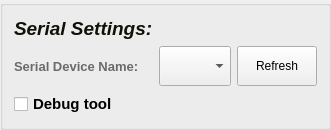
      <widget class="QGroupBox" name="SerialBox">
       <property name="sizePolicy">
        <sizepolicy hsizetype="Expanding" vsizetype="Expanding">
         <horstretch>0</horstretch>
         <verstretch>0</verstretch>
        </sizepolicy>
       </property>
       <property name="minimumSize">
        <size>
         <width>0</width>
         <height>0</height>
        </size>
       </property>
       <property name="maximumSize">
        <size>
         <width>16777215</width>
         <height>800</height>
        </size>
       </property>
       <property name="title">
        <string/>
       </property>
       <layout class="QGridLayout" name="gridLayout_2">
        <item row="1" column="2">
         <widget class="QPushButton" name="ComRefresh">
          <property name="minimumSize">
           <size>
            <width>0</width>
            <height>40</height>
           </size>
          </property>
          <property name="text">
           <string>Refresh</string>
          </property>
         </widget>
        </item>
        <item row="1" column="1">
         <widget class="QComboBox" name="comboBoxSerial">
          <property name="minimumSize">
           <size>
            <width>0</width>
            <height>40</height>
           </size>
          </property>
         </widget>
        </item>
        <item row="3" column="0">
         <widget class="QCheckBox" name="debugCheckBox">
          <property name="font">
           <font>
            <pointsize>11</pointsize>
            <weight>75</weight>
            <bold>true</bold>
           </font>
          </property>
          <property name="text">
           <string>Debug tool</string>
          </property>
         </widget>
        </item>
        <item row="1" column="0">
         <widget class="QLabel" name="label_6">
          <property name="maximumSize">
           <size>
            <width>200</width>
            <height>16777215</height>
           </size>
          </property>
          <property name="palette">
           <palette>
            <active>
             <colorrole role="WindowText">
              <brush brushstyle="SolidPattern">
               <color alpha="255">
                <red>106</red>
                <green>106</green>
                <blue>106</blue>
               </color>
              </brush>
             </colorrole>
            </active>
            <inactive>
             <colorrole role="WindowText">
              <brush brushstyle="SolidPattern">
               <color alpha="255">
                <red>106</red>
                <green>106</green>
                <blue>106</blue>
               </color>
              </brush>
             </colorrole>
            </inactive>
            <disabled>
             <colorrole role="WindowText">
              <brush brushstyle="SolidPattern">
               <color alpha="96">
                <red>164</red>
                <green>166</green>
                <blue>168</blue>
               </color>
              </brush>
             </colorrole>
            </disabled>
           </palette>
          </property>
          <property name="font">
           <font>
            <pointsize>10</pointsize>
            <weight>75</weight>
            <bold>true</bold>
           </font>
          </property>
          <property name="text">
           <string>Serial Device Name:</string>
          </property>
         </widget>
        </item>
        <item row="0" column="0">
         <widget class="QLabel" name="label">
          <property name="maximumSize">
           <size>
            <width>16777215</width>
            <height>60</height>
           </size>
          </property>
          <property name="palette">
           <palette>
            <active>
             <colorrole role="WindowText">
              <brush brushstyle="SolidPattern">
               <color alpha="255">
                <red>17</red>
                <green>17</green>
                <blue>8</blue>
               </color>
              </brush>
             </colorrole>
             <colorrole role="Button">
              <brush brushstyle="SolidPattern">
               <color alpha="255">
                <red>255</red>
                <green>255</green>
                <blue>255</blue>
               </color>
              </brush>
             </colorrole>
             <colorrole role="Light">
              <brush brushstyle="SolidPattern">
               <color alpha="255">
                <red>255</red>
                <green>255</green>
                <blue>255</blue>
               </color>
              </brush>
             </colorrole>
             <colorrole role="Midlight">
              <brush brushstyle="SolidPattern">
               <color alpha="255">
                <red>255</red>
                <green>255</green>
                <blue>255</blue>
               </color>
              </brush>
             </colorrole>
             <colorrole role="Dark">
              <brush brushstyle="SolidPattern">
               <color alpha="255">
                <red>127</red>
                <green>127</green>
                <blue>127</blue>
               </color>
              </brush>
             </colorrole>
             <colorrole role="Mid">
              <brush brushstyle="SolidPattern">
               <color alpha="255">
                <red>170</red>
                <green>170</green>
                <blue>170</blue>
               </color>
              </brush>
             </colorrole>
             <colorrole role="Text">
              <brush brushstyle="SolidPattern">
               <color alpha="255">
                <red>255</red>
                <green>255</green>
                <blue>127</blue>
               </color>
              </brush>
             </colorrole>
             <colorrole role="BrightText">
              <brush brushstyle="SolidPattern">
               <color alpha="255">
                <red>255</red>
                <green>255</green>
                <blue>255</blue>
               </color>
              </brush>
             </colorrole>
             <colorrole role="ButtonText">
              <brush brushstyle="SolidPattern">
               <color alpha="255">
                <red>255</red>
                <green>255</green>
                <blue>127</blue>
               </color>
              </brush>
             </colorrole>
             <colorrole role="Base">
              <brush brushstyle="SolidPattern">
               <color alpha="255">
                <red>255</red>
                <green>255</green>
                <blue>255</blue>
               </color>
              </brush>
             </colorrole>
             <colorrole role="Window">
              <brush brushstyle="SolidPattern">
               <color alpha="255">
                <red>255</red>
                <green>255</green>
                <blue>255</blue>
               </color>
              </brush>
             </colorrole>
             <colorrole role="Shadow">
              <brush brushstyle="SolidPattern">
               <color alpha="255">
                <red>0</red>
                <green>0</green>
                <blue>0</blue>
               </color>
              </brush>
             </colorrole>
             <colorrole role="AlternateBase">
              <brush brushstyle="SolidPattern">
               <color alpha="255">
                <red>255</red>
                <green>255</green>
                <blue>255</blue>
               </color>
              </brush>
             </colorrole>
             <colorrole role="ToolTipBase">
              <brush brushstyle="SolidPattern">
               <color alpha="255">
                <red>255</red>
                <green>255</green>
                <blue>220</blue>
               </color>
              </brush>
             </colorrole>
             <colorrole role="ToolTipText">
              <brush brushstyle="SolidPattern">
               <color alpha="255">
                <red>0</red>
                <green>0</green>
                <blue>0</blue>
               </color>
              </brush>
             </colorrole>
             <colorrole role="PlaceholderText">
              <brush brushstyle="NoBrush">
               <color alpha="128">
                <red>255</red>
                <green>255</green>
                <blue>127</blue>
               </color>
              </brush>
             </colorrole>
            </active>
            <inactive>
             <colorrole role="WindowText">
              <brush brushstyle="SolidPattern">
               <color alpha="255">
                <red>17</red>
                <green>17</green>
                <blue>8</blue>
               </color>
              </brush>
             </colorrole>
             <colorrole role="Button">
              <brush brushstyle="SolidPattern">
               <color alpha="255">
                <red>255</red>
                <green>255</green>
                <blue>255</blue>
               </color>
              </brush>
             </colorrole>
             <colorrole role="Light">
              <brush brushstyle="SolidPattern">
               <color alpha="255">
                <red>255</red>
                <green>255</green>
                <blue>255</blue>
               </color>
              </brush>
             </colorrole>
             <colorrole role="Midlight">
              <brush brushstyle="SolidPattern">
               <color alpha="255">
                <red>255</red>
                <green>255</green>
                <blue>255</blue>
               </color>
              </brush>
             </colorrole>
             <colorrole role="Dark">
              <brush brushstyle="SolidPattern">
               <color alpha="255">
                <red>127</red>
                <green>127</green>
                <blue>127</blue>
               </color>
              </brush>
             </colorrole>
             <colorrole role="Mid">
              <brush brushstyle="SolidPattern">
               <color alpha="255">
                <red>170</red>
                <green>170</green>
                <blue>170</blue>
               </color>
              </brush>
             </colorrole>
             <colorrole role="Text">
              <brush brushstyle="SolidPattern">
               <color alpha="255">
                <red>255</red>
                <green>255</green>
                <blue>127</blue>
               </color>
              </brush>
             </colorrole>
             <colorrole role="BrightText">
              <brush brushstyle="SolidPattern">
               <color alpha="255">
                <red>255</red>
                <green>255</green>
                <blue>255</blue>
               </color>
              </brush>
             </colorrole>
             <colorrole role="ButtonText">
              <brush brushstyle="SolidPattern">
               <color alpha="255">
                <red>255</red>
                <green>255</green>
                <blue>127</blue>
               </color>
              </brush>
             </colorrole>
             <colorrole role="Base">
              <brush brushstyle="SolidPattern">
               <color alpha="255">
                <red>255</red>
                <green>255</green>
                <blue>255</blue>
               </color>
              </brush>
             </colorrole>
             <colorrole role="Window">
              <brush brushstyle="SolidPattern">
               <color alpha="255">
                <red>255</red>
                <green>255</green>
                <blue>255</blue>
               </color>
              </brush>
             </colorrole>
             <colorrole role="Shadow">
              <brush brushstyle="SolidPattern">
               <color alpha="255">
                <red>0</red>
                <green>0</green>
                <blue>0</blue>
               </color>
              </brush>
             </colorrole>
             <colorrole role="AlternateBase">
              <brush brushstyle="SolidPattern">
               <color alpha="255">
                <red>255</red>
                <green>255</green>
                <blue>255</blue>
               </color>
              </brush>
             </colorrole>
             <colorrole role="ToolTipBase">
              <brush brushstyle="SolidPattern">
               <color alpha="255">
                <red>255</red>
                <green>255</green>
                <blue>220</blue>
               </color>
              </brush>
             </colorrole>
             <colorrole role="ToolTipText">
              <brush brushstyle="SolidPattern">
               <color alpha="255">
                <red>0</red>
                <green>0</green>
                <blue>0</blue>
               </color>
              </brush>
             </colorrole>
             <colorrole role="PlaceholderText">
              <brush brushstyle="NoBrush">
               <color alpha="128">
                <red>255</red>
                <green>255</green>
                <blue>127</blue>
               </color>
              </brush>
             </colorrole>
            </inactive>
            <disabled>
             <colorrole role="WindowText">
              <brush brushstyle="SolidPattern">
               <color alpha="255">
                <red>127</red>
                <green>127</green>
                <blue>127</blue>
               </color>
              </brush>
             </colorrole>
             <colorrole role="Button">
              <brush brushstyle="SolidPattern">
               <color alpha="255">
                <red>255</red>
                <green>255</green>
                <blue>255</blue>
               </color>
              </brush>
             </colorrole>
             <colorrole role="Light">
              <brush brushstyle="SolidPattern">
               <color alpha="255">
                <red>255</red>
                <green>255</green>
                <blue>255</blue>
               </color>
              </brush>
             </colorrole>
             <colorrole role="Midlight">
              <brush brushstyle="SolidPattern">
               <color alpha="255">
                <red>255</red>
                <green>255</green>
                <blue>255</blue>
               </color>
              </brush>
             </colorrole>
             <colorrole role="Dark">
              <brush brushstyle="SolidPattern">
               <color alpha="255">
                <red>127</red>
                <green>127</green>
                <blue>127</blue>
               </color>
              </brush>
             </colorrole>
             <colorrole role="Mid">
              <brush brushstyle="SolidPattern">
               <color alpha="255">
                <red>170</red>
                <green>170</green>
                <blue>170</blue>
               </color>
              </brush>
             </colorrole>
             <colorrole role="Text">
              <brush brushstyle="SolidPattern">
               <color alpha="255">
                <red>127</red>
                <green>127</green>
                <blue>127</blue>
               </color>
              </brush>
             </colorrole>
             <colorrole role="BrightText">
              <brush brushstyle="SolidPattern">
               <color alpha="255">
                <red>255</red>
                <green>255</green>
                <blue>255</blue>
               </color>
              </brush>
             </colorrole>
             <colorrole role="ButtonText">
              <brush brushstyle="SolidPattern">
               <color alpha="255">
                <red>127</red>
                <green>127</green>
                <blue>127</blue>
               </color>
              </brush>
             </colorrole>
             <colorrole role="Base">
              <brush brushstyle="SolidPattern">
               <color alpha="255">
                <red>255</red>
                <green>255</green>
                <blue>255</blue>
               </color>
              </brush>
             </colorrole>
             <colorrole role="Window">
              <brush brushstyle="SolidPattern">
               <color alpha="255">
                <red>255</red>
                <green>255</green>
                <blue>255</blue>
               </color>
              </brush>
             </colorrole>
             <colorrole role="Shadow">
              <brush brushstyle="SolidPattern">
               <color alpha="255">
                <red>0</red>
                <green>0</green>
                <blue>0</blue>
               </color>
              </brush>
             </colorrole>
             <colorrole role="AlternateBase">
              <brush brushstyle="SolidPattern">
               <color alpha="255">
                <red>255</red>
                <green>255</green>
                <blue>255</blue>
               </color>
              </brush>
             </colorrole>
             <colorrole role="ToolTipBase">
              <brush brushstyle="SolidPattern">
               <color alpha="255">
                <red>255</red>
                <green>255</green>
                <blue>220</blue>
               </color>
              </brush>
             </colorrole>
             <colorrole role="ToolTipText">
              <brush brushstyle="SolidPattern">
               <color alpha="255">
                <red>0</red>
                <green>0</green>
                <blue>0</blue>
               </color>
              </brush>
             </colorrole>
             <colorrole role="PlaceholderText">
              <brush brushstyle="NoBrush">
               <color alpha="128">
                <red>255</red>
                <green>255</green>
                <blue>127</blue>
               </color>
              </brush>
             </colorrole>
            </disabled>
           </palette>
          </property>
          <property name="font">
           <font>
            <pointsize>14</pointsize>
            <weight>75</weight>
            <italic>true</italic>
            <bold>true</bold>
            <underline>false</underline>
            <strikeout>false</strikeout>
           </font>
          </property>
          <property name="text">
           <string>Serial Settings:</string>
          </property>
         </widget>
        </item>
       </layout>
      </widget>
